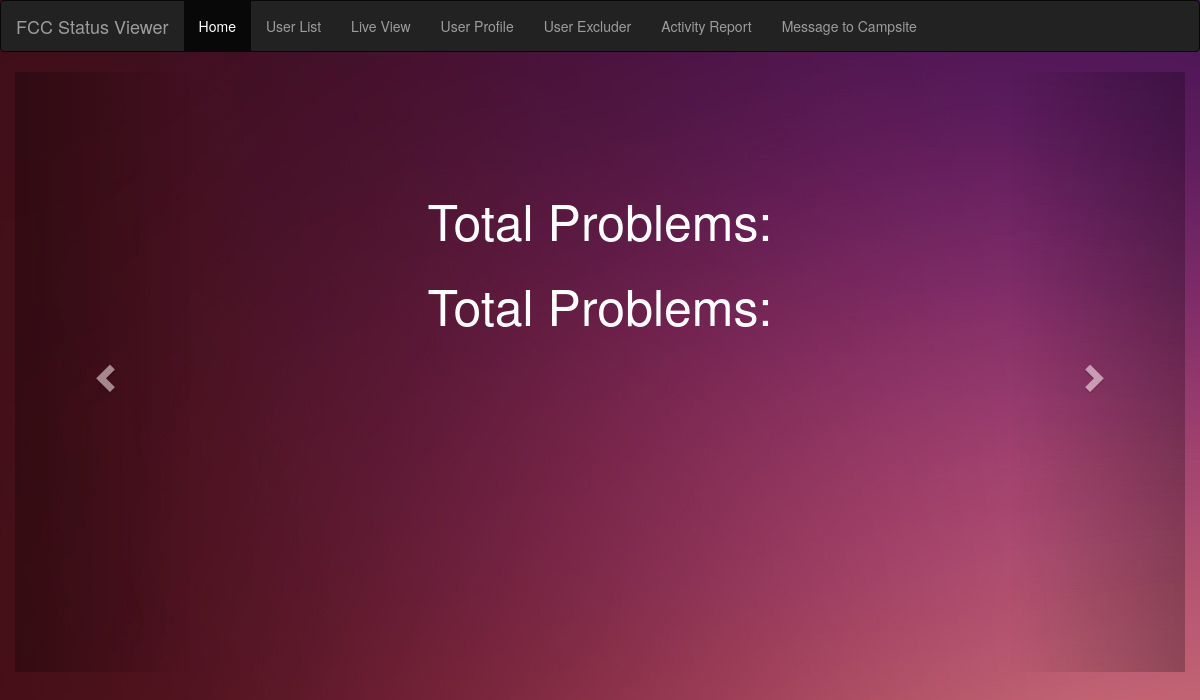
Before: / with the older database file.
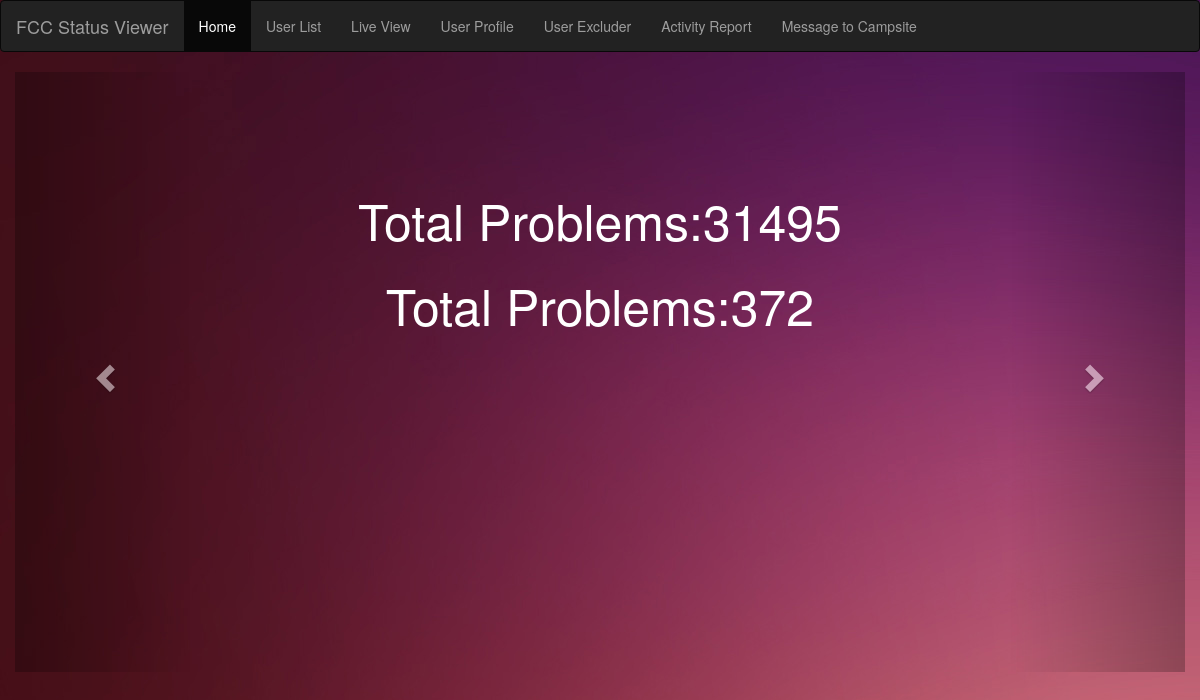
After: the same page with the newer database file.
### tables this page shows
CREATE TABLE IF NOT EXISTS `daily_count` (
  `u_date` date NOT NULL,
  `pts_count` int(11) NOT NULL,
  `u_count` int(11) NOT NULL,
  PRIMARY KEY (`u_date`)
);

### index.php (the view, shortened to what this page needs)
<?php
$link = mysqli_connect('localhost','root','','mini');
 ?>
<html>
  <head>
    <link rel="stylesheet" type="text/css" href="node_modules\bootstrap\dist\css\bootstrap.css">
    <link rel="stylesheet" type="text/css" href="node_modules\bootstrap\dist\css\animate.css">
  </head>
  <body>
    <nav class="navbar navbar-inverse">
      <div class="container-fluid">
        <div class="navbar-header">
          <a class="navbar-brand" href="#">FCC Status Viewer</a>
        </div>
        <ul class="nav navbar-nav">
          <li class="active"><a href="#">Home</a></li>
          <li><a href="userlist.php">User List</a></li>
          <li><a href="http://fcc-status.herokuapp.com" target="_blank">Live View</a></li>
          <li><a href="userprofile.php">User Profile</a></li>
          <li><a href="userexcluder.php">User Excluder</a></li>
          <li><a href="activity.php">Activity Report</a></li>
          <li><a href="message.php">Message to Campsite</a></li>
        </ul>
      </div>
    </nav>
    <div class="container-fluid">
      <div id="myCarousel" class="carousel slide" data-ride="carousel">
            <div class="carousel-inner" role="listbox">
                <?php
                    $qry="SELECT * FROM `daily_count` where `u_date`='".date('Y-m-d',strtotime("-1 days"))."'";
                    $qry2=mysqli_query($link,$qry) or die (mysqli_error($link));
                        while($row = mysqli_fetch_array($qry2, MYSQL_ASSOC)) {
                              $pts=$row['pts_count'];
                              $ucount=$row['u_count'];
                        }
                        echo "<div class=\"item active\">
                                  <div class=\"cont\">
                                  <div class=\"row\">
                                      <div class=\"col-lg-12 text-center\">
                                        <h1>Total Problems:".$pts." </h1>
                                      </div>
                                  </div>
                                  <div class=\"row\">
                                      <div class=\"col-lg-12 text-center\">
                                        <h1>Total Problems:".$ucount." </h1>
                                      </div>
                                  </div>
                                  </div>
                              </div>";
                ?>
                <a class="left carousel-control" href="#myCarousel" role="button" data-slide="prev">
                  <span class="glyphicon glyphicon-chevron-left" aria-hidden="true"></span>
                </a>
                <a class="right carousel-control" href="#myCarousel" role="button" data-slide="next">
                  <span class="glyphicon glyphicon-chevron-right" aria-hidden="true"></span>
                </a>
            </div>
    </div>
  </body>
</html>

### index.php (style rules this page uses)
h1 { font-size: 50px; }
.cont { padding-top: 100px; }
.carousel-inner { height:75%; }
body { background-image:url("img/bg2.jpg"); color: #fff; }

Changed rows visible on the page:
added daily_count: pts_count "31495", u_count "372"
